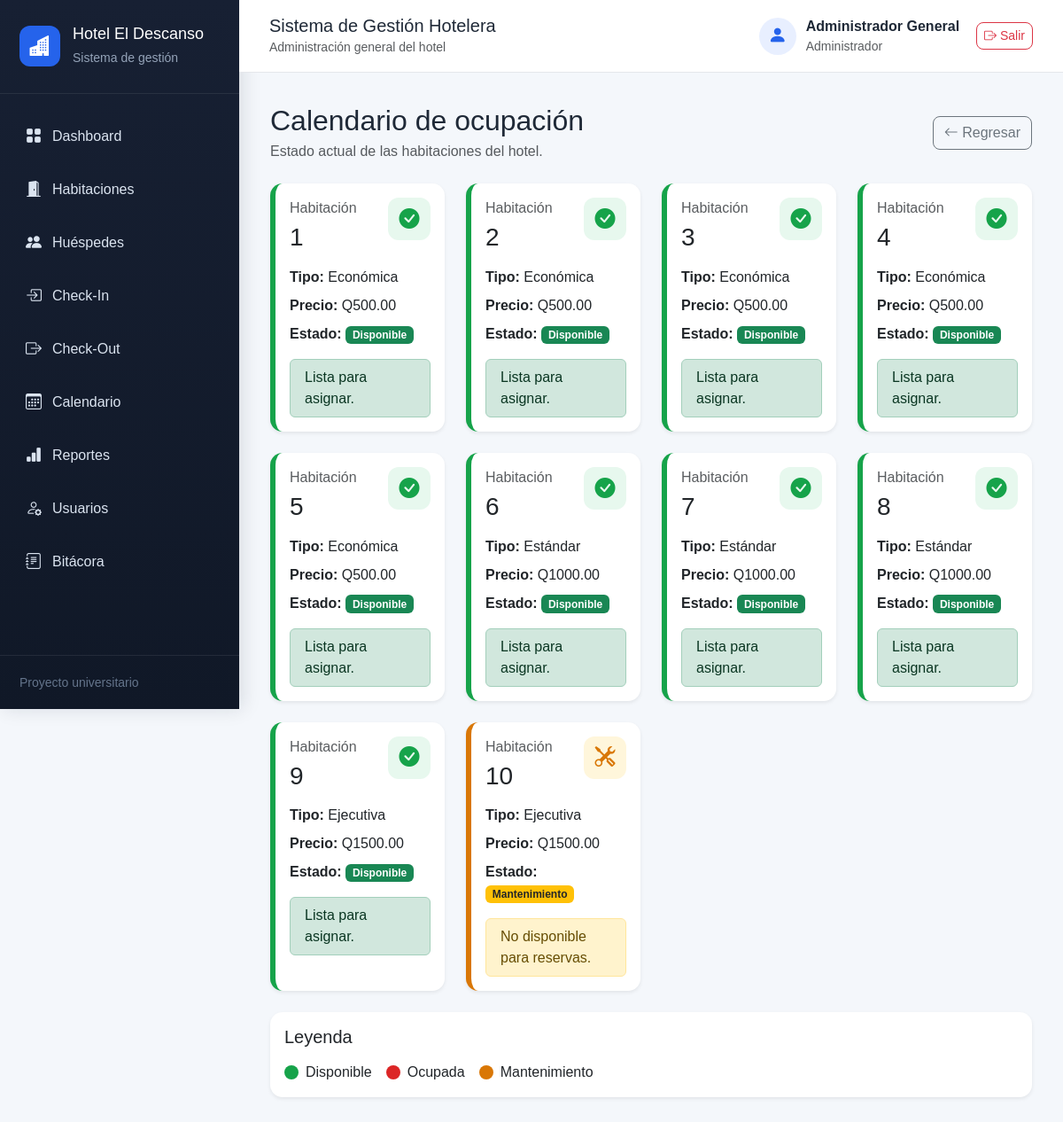
Page /calendario (signed in) on the earlier database version.
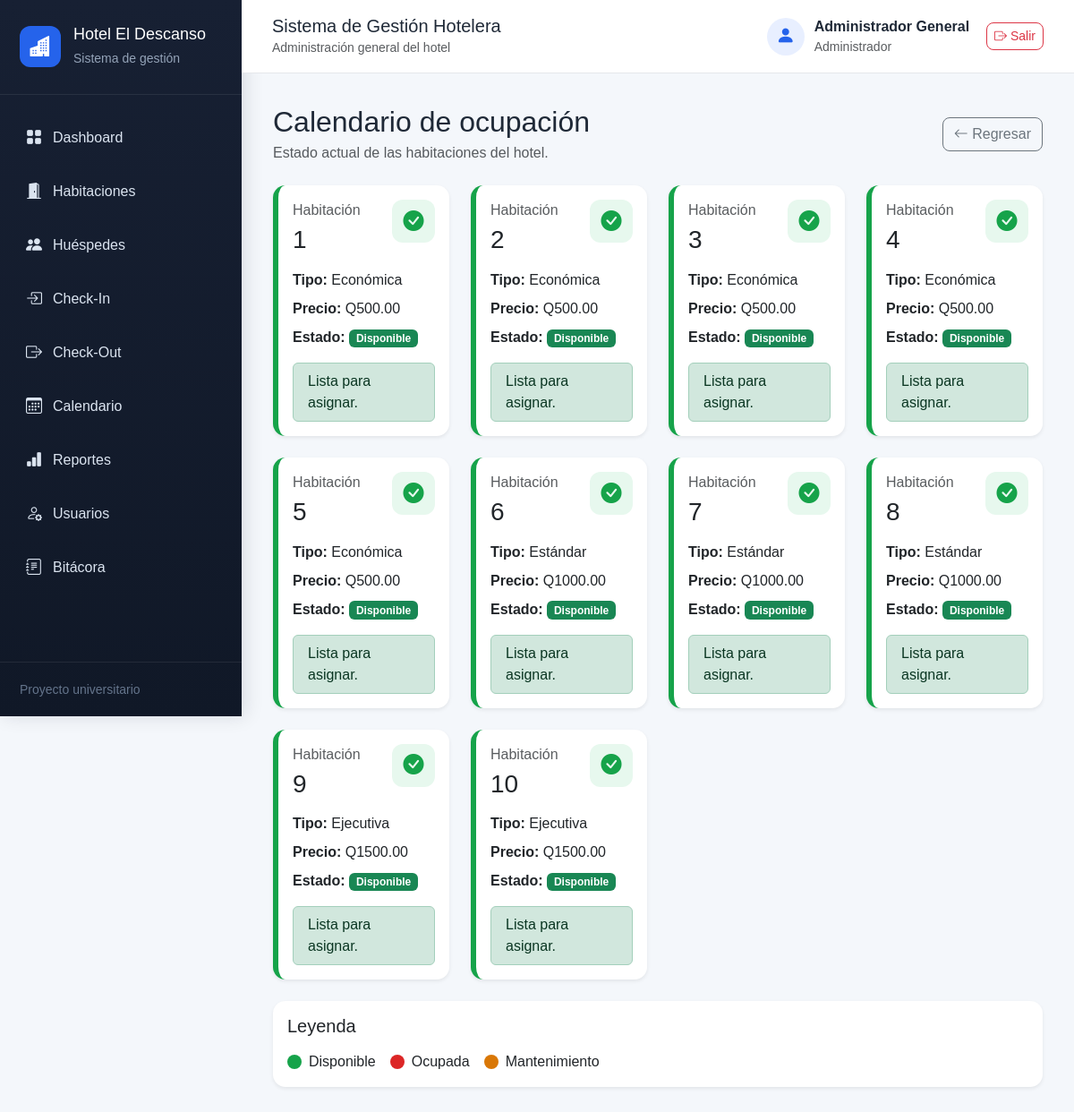
Same page on the later database version.
### models.py (models this page shows, shortened)
class Habitacion(db.Model):
    __tablename__ = "habitaciones"
    id = db.Column(
        db.Integer,
        primary_key=True
    )
    numero = db.Column(
        db.Integer,
        unique=True,
        nullable=False
    )
    tipo = db.Column(
        db.String(20),
        nullable=False
    )
    precio = db.Column(
        db.Float,
        nullable=False
    )
    estado = db.Column(
        db.String(20),
        nullable=False,
        default="Disponible"
    )
    reservas = db.relationship(
        "Reserva",
        backref="habitacion",
        lazy=True
    )

### routes/calendario.py (the view)
@calendario_bp.route("/calendario")
def mostrar_calendario():
    habitaciones = Habitacion.query.order_by(
        Habitacion.numero
    ).all()
    reservas_activas = Reserva.query.filter_by(
        estado="Activa"
    ).all()
    reservas_por_habitacion = {
        reserva.habitacion_id: reserva
        for reserva in reservas_activas
    }
    return render_template(
        "calendario.html",
        habitaciones=habitaciones,
        reservas_por_habitacion=reservas_por_habitacion
    )

### app.py (called while the page is built)
@app.before_request
def proteger_sistema():
    rutas_publicas = {
        "auth.login",
        "static"
    }
    if request.endpoint is None:
        return None
    if request.endpoint in rutas_publicas:
        return None
    if "usuario_id" not in session:
        return redirect(
            url_for("auth.login")
        )
    return None

### templates/calendario.html (shortened to what the changed rows need)
{% extends "base.html" %}
{% block contenido %}
<div class="d-flex justify-content-between align-items-center mb-4">
    <div>
        <h2 class="mb-1">
            Calendario de ocupación
        </h2>
    </div>
</div>
<div class="row g-4">
    {% for habitacion in habitaciones %}
        {% set reserva = reservas_por_habitacion.get(habitacion.id) %}
        <div class="col-sm-6 col-lg-4 col-xl-3">
            <div
                class="
                    card
                    shadow-sm
                    h-100
                    tarjeta-habitacion
                    {% if habitacion.estado == 'Disponible' %}
                        habitacion-disponible
                    {% elif habitacion.estado == 'Ocupada' %}
                        habitacion-ocupada
                    {% else %}
                        habitacion-mantenimiento
                    {% endif %}
                "
            >
                <div class="card-body">
                    <div class="d-flex justify-content-between align-items-start mb-3">
                        <div>
                            <p class="text-muted mb-1">
                                Habitación
                            </p>
                            <h3 class="mb-0">
                                {{ habitacion.numero }}
                            </h3>
                        </div>
                        <div class="icono-habitacion">
                            {% if habitacion.estado == "Disponible" %}
                                <i class="bi bi-check-circle-fill"></i>
                            {% elif habitacion.estado == "Ocupada" %}
                                <i class="bi bi-person-fill-lock"></i>
                            {% else %}
                                <i class="bi bi-tools"></i>
                            {% endif %}
                        </div>
                    </div>
                    <p class="mb-2">
                        <strong>Tipo:</strong>
                        {{ habitacion.tipo }}
                    </p>
                    <p class="mb-2">
                        <strong>Precio:</strong>
                        Q{{ "%.2f"|format(habitacion.precio) }}
                    </p>
                    <p class="mb-3">
                        <strong>Estado:</strong>
                        {% if habitacion.estado == "Disponible" %}
                            <span class="badge bg-success">
                                Disponible
                            </span>
                        {% elif habitacion.estado == "Ocupada" %}
                            <span class="badge bg-danger">
                                Ocupada
                            </span>
                        {% else %}
                            <span class="badge bg-warning text-dark">
                                Mantenimiento
                            </span>
                        {% endif %}
                    </p>
                    {% if reserva %}
                        <hr>
                        <p class="mb-2">
                            <strong>Huésped:</strong>
                            {{ reserva.huesped.nombre }}
                        </p>
                        <p class="mb-2">
                            <strong>Ingreso:</strong>
                            {{ reserva.fecha_ingreso.strftime("%d/%m/%Y") }}
                        </p>
                        <p class="mb-0">
                            <strong>DPI:</strong>
                            {{ reserva.huesped.dpi }}
                        </p>
                    {% elif habitacion.estado == "Disponible" %}
                        <div class="alert alert-success py-2 mb-0">
                            Lista para asignar.
                        </div>
                    {% else %}
                        <div class="alert alert-warning py-2 mb-0">
                            No disponible para reservas.
                        </div>
                    {% endif %}
                </div>
            </div>
        </div>
    {% else %}
        <div class="col-12">
            <div class="alert alert-info">
                No existen habitaciones registradas.
            </div>
        </div>
    {% endfor %}
</div>
{% endblock %}

Differences in the rows shown:
changed Habitacion (number 10 of 10 on the later page): estado "Mantenimiento No disponible para reservas." → "Disponible Lista para asignar."
